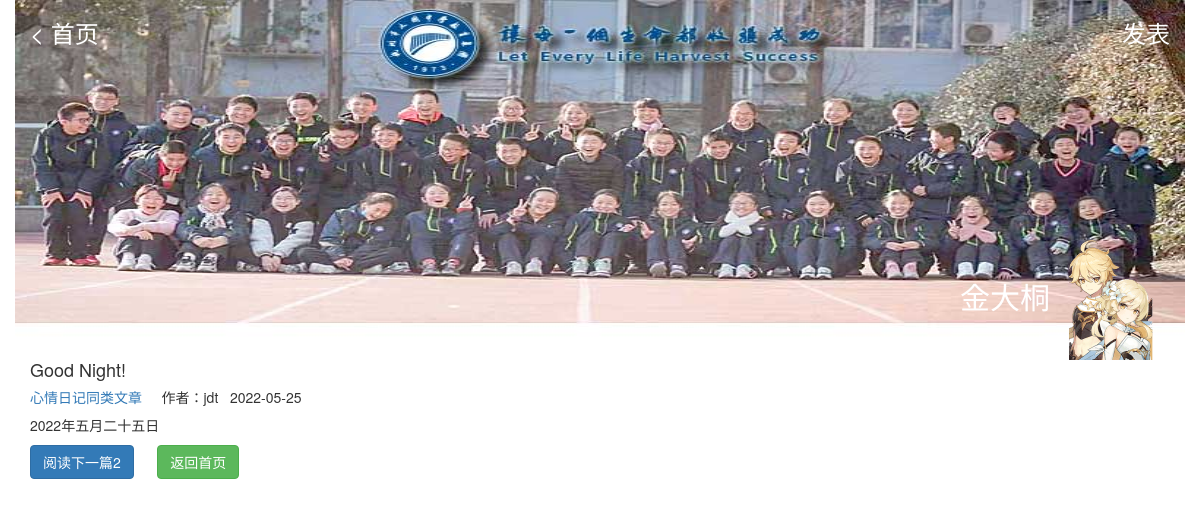
The page /quan/2/ on the database its author committed.
### classmates/models.py (models this page shows)
class Quan(models.Model):
    quan_type = models.SmallIntegerField(blank=False, choices=QuanTypes, verbose_name="文章类型")
    quan_title = models.CharField(max_length=30, blank=False, verbose_name=("文章标题"))
    quan_content = models.TextField(max_length=800,null=False, blank=False, verbose_name=("文章内容或链接"))
    quan_tag = models.CharField(max_length=8, blank=True, verbose_name=("标签：建议#开头"))
    quan_pic  = models.CharField(max_length=80, blank=True, verbose_name=("引用图片链接"))
    picture = models.ImageField(upload_to='images/', blank=True, verbose_name=('上传照片'))
    quan_star = models.IntegerField(null=True, default=0)
    quan_read = models.IntegerField(null=True, default=0)
    quan_creator = models.ForeignKey(User, verbose_name=("作者"), null=True, on_delete=models.SET_NULL)
    quan_created_date = models.DateTimeField(verbose_name=("创建日期"), auto_now_add=True)

### classmates/views.py (the view)
# urls.py: path('quan/<int:id>/',quanread, name="quanread"),
def quanread(request,id):
    try:
        quan = Quan.objects.get(pk=id)
        quan.quan_type = QuanTypes[quan.quan_type]
    except Quan.DoesNotExist:
        raise Http404("同学圈文章不存在")
    return render(request, 'read.html', {'quan':quan})

### templates/read.html
{% extends 'base.html' %}
{% block content %}
<div class="container">
    <h4>{{ quan.quan_title }}</h4> <h5><a href="/quan/list{{ quan.quan_type.0}}">{{ quan.quan_type.1}}同类文章</a>  &nbsp &nbsp
    作者：{{ quan.quan_creator}} &nbsp {{ quan.quan_created_date|date:"Y-m-d" }}</h5>
    <p>{{ quan.quan_content|safe}}</p>
    <a href="/quan/{{ quan.id|add:1 }}/"><button type="button" class="btn btn-primary">阅读下一篇{{ quan.pk }}</button></a>&nbsp &nbsp &nbsp
    <a href="/quan/"><button type="button" class="btn btn-success">返回首页</button></a>
</div>
{% endblock %}

### rows shown on the page
Quan: quan_title "Good Night!", quan_type.1 "心情日记", quan_creator "jdt", quan_created_date "2022-05-25", quan_content "2022年五月二十五日", pk "2"
